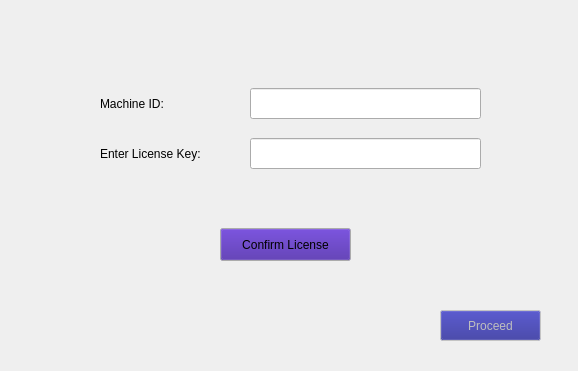
<?xml version="1.0" encoding="UTF-8"?>
<ui version="4.0">
 <class>LicenseWidget</class>
 <widget class="QWidget" name="LicenseWidget">
  <property name="geometry">
   <rect>
    <x>0</x>
    <y>0</y>
    <width>578</width>
    <height>371</height>
   </rect>
  </property>
  <property name="windowTitle">
   <string>Form</string>
  </property>
  <widget class="QLabel" name="MachID">
   <property name="geometry">
    <rect>
     <x>100</x>
     <y>88</y>
     <width>111</width>
     <height>31</height>
    </rect>
   </property>
   <property name="text">
    <string>Machine ID:</string>
   </property>
  </widget>
  <widget class="QLabel" name="EnterKey">
   <property name="geometry">
    <rect>
     <x>100</x>
     <y>138</y>
     <width>131</width>
     <height>31</height>
    </rect>
   </property>
   <property name="text">
    <string>Enter License Key:</string>
   </property>
  </widget>
  <widget class="QLineEdit" name="MachineID">
   <property name="geometry">
    <rect>
     <x>250</x>
     <y>88</y>
     <width>231</width>
     <height>31</height>
    </rect>
   </property>
  </widget>
  <widget class="QLineEdit" name="ActivationKey">
   <property name="geometry">
    <rect>
     <x>250</x>
     <y>138</y>
     <width>231</width>
     <height>31</height>
    </rect>
   </property>
   <property name="text">
    <string/>
   </property>
  </widget>
  <widget class="QPushButton" name="ConfirmLicense">
   <property name="enabled">
    <bool>true</bool>
   </property>
   <property name="geometry">
    <rect>
     <x>220</x>
     <y>228</y>
     <width>131</width>
     <height>33</height>
    </rect>
   </property>
   <property name="palette">
    <palette>
     <active>
      <colorrole role="Button">
       <brush brushstyle="SolidPattern">
        <color alpha="255">
         <red>64</red>
         <green>27</green>
         <blue>157</blue>
        </color>
       </brush>
      </colorrole>
     </active>
     <inactive>
      <colorrole role="Button">
       <brush brushstyle="SolidPattern">
        <color alpha="255">
         <red>64</red>
         <green>27</green>
         <blue>157</blue>
        </color>
       </brush>
      </colorrole>
     </inactive>
     <disabled>
      <colorrole role="Button">
       <brush brushstyle="SolidPattern">
        <color alpha="255">
         <red>64</red>
         <green>27</green>
         <blue>157</blue>
        </color>
       </brush>
      </colorrole>
     </disabled>
    </palette>
   </property>
   <property name="text">
    <string>Confirm License</string>
   </property>
  </widget>
  <widget class="QPushButton" name="StartApp">
   <property name="enabled">
    <bool>false</bool>
   </property>
   <property name="geometry">
    <rect>
     <x>440</x>
     <y>310</y>
     <width>101</width>
     <height>31</height>
    </rect>
   </property>
   <property name="palette">
    <palette>
     <active>
      <colorrole role="WindowText">
       <brush brushstyle="SolidPattern">
        <color alpha="255">
         <red>253</red>
         <green>254</green>
         <blue>255</blue>
        </color>
       </brush>
      </colorrole>
      <colorrole role="Button">
       <brush brushstyle="SolidPattern">
        <color alpha="255">
         <red>37</red>
         <green>37</green>
         <blue>145</blue>
        </color>
       </brush>
      </colorrole>
     </active>
     <inactive>
      <colorrole role="WindowText">
       <brush brushstyle="SolidPattern">
        <color alpha="255">
         <red>253</red>
         <green>254</green>
         <blue>255</blue>
        </color>
       </brush>
      </colorrole>
      <colorrole role="Button">
       <brush brushstyle="SolidPattern">
        <color alpha="255">
         <red>37</red>
         <green>37</green>
         <blue>145</blue>
        </color>
       </brush>
      </colorrole>
     </inactive>
     <disabled>
      <colorrole role="WindowText">
       <brush brushstyle="SolidPattern">
        <color alpha="255">
         <red>110</red>
         <green>113</green>
         <blue>117</blue>
        </color>
       </brush>
      </colorrole>
      <colorrole role="Button">
       <brush brushstyle="SolidPattern">
        <color alpha="255">
         <red>37</red>
         <green>37</green>
         <blue>145</blue>
        </color>
       </brush>
      </colorrole>
     </disabled>
    </palette>
   </property>
   <property name="contextMenuPolicy">
    <enum>Qt::PreventContextMenu</enum>
   </property>
   <property name="text">
    <string>Proceed</string>
   </property>
  </widget>
 </widget>
 <resources/>
 <connections/>
</ui>
